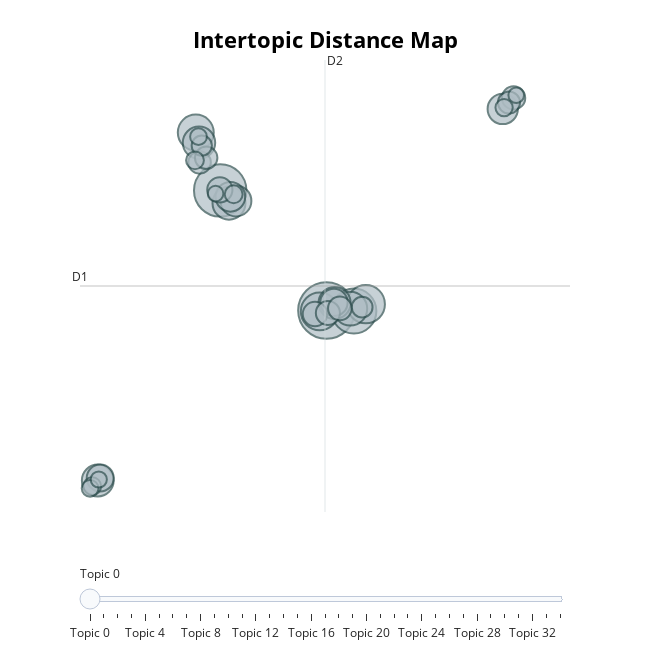

This figure's notebook cell:
### Code cell
model_ec.visualize_topics()

### Figure 1 — Plotly figure (JSON) as saved in the notebook; plotly's stock layout.template omitted (floating-point values rounded to 4 significant figures)
{"data": [{"customdata": [[0, "gym | equipment | weights | people | machines", 171], [1, "pass | day | pin | code | bought", 147], [2, "rude | staff | manager | member | gym", 108], [3, "class | classes | booked | cancelled | book", 78], [4, "crowded | equipment | enough | busy | many", 76], [5, "fee | joining | code | discount | promo", 69], [6, "rude | staff | manager | extremely | unprofessional", 61], [7, "parking | car | park | fine | fines", 58], [8, "cancel | membership | month | payment | cancelled", 56], [9, "music | loud | classes | noise | hear", 55], [10, "showers | cold | water | freezing | shower", 54], [11, "closed | open | christmas | gym | closing", 51], [12, "toilet | toilets | changing | disgusting | cleaned", 49], [13, "membership | gym | paid | gyms | joining", 47], [14, "people | gym | weights | staff | equipment", 40], [15, "air | conditioning | summer | ac | hot", 39], [16, "pin | sent | give | took | get", 34], [17, "rubbish | go | works | nah | recommend", 32], [18, "worst | ever | puregyms | london | gym", 31], [19, "lockers | stolen | locker | lock | stole", 30], [20, "smell | air | smelly | smells | gym", 29], [21, "email | contact | emailed | emails | unable", 27], [22, "cancel | refund | debit | direct | month", 27], [23, "cleaning | stations | sweat | wipe | machines", 26], [24, "tour | went | staff | session | us", 23], [25, "suspended | account | reason | suspend | email", 22], [26, "app | family | load | change | use", 17], [27, "dkk | customer | pay | payment | amount", 17], [28, "showers | cold | shower | water | hot", 17], [29, "cleaning | stations | towel | spray | machine", 16], [30, "water | last | machine | pay | tap", 15], [31, "payment | contact | sign | took | taken", 15], [32, "cold | shower | showers | temperature | hot", 14], [33, "changing | smells | bad | rooms | smell", 13], [34, "guest | buddy | bay | cardiff | pass", 13]], "hovertemplate": "<b>Topic %{customdata[0]}</b><br>%{customdata[1]}<br>Size: %{customdata[2]}", "legendgroup": "", "marker": {"color": "#B0BEC5", "line": {"color": "DarkSlateGrey", "width": 2}, "size": [171, 147, 108, 78, 76, 69, 61, 58, 56, 55, 54, 51, 49, 47, 40, 39, 34, 32, 31, 30, 29, 27, 27, 26, 23, 22, 17, 17, 17, 16, 15, 15, 14, 13, 13], "sizemode": "area", "sizeref": 0.1069, "symbol": "circle"}, "mode": "markers", "name": "", "orientation": "v", "showlegend": false, "type": "scatter", "x": [9.973, 3.7, 11.59, 12.3, 9.574, 2.258, 11.38, 4.219, 2.449, 10.45, -3.528, 4.629, 20.38, 4.3, 10.42, -3.384, 3.678, 9.297, 10.06, 10.77, 21.02, 2.484, 2.871, 20.75, 12.08, 2.612, 4.496, 2.211, -3.856, 20.46, -3.98, 2.419, -3.468, 21.18, 3.427], "xaxis": "x", "y": [1.143, 8.11, 1.112, 1.509, 1.089, 11.46, 1.25, 7.369, 10.88, 1.579, -8.719, 7.498, 12.83, 7.738, 1.613, -8.575, 8.144, 0.9399, 0.996, 1.266, 13.48, 9.733, 9.997, 13.2, 1.336, 10.71, 7.884, 9.853, -9.047, 12.91, -9.171, 11.23, -8.66, 13.63, 7.922], "yaxis": "y"}], "layout": {"annotations": [{"showarrow": false, "text": "D1", "x": -4.577, "y": 2.563, "yshift": 10}, {"showarrow": false, "text": "D2", "x": 9.887, "xshift": 10, "y": 15.67}], "height": 650, "hoverlabel": {"bgcolor": "white", "font": {"family": "Rockwell", "size": 16}}, "legend": {"itemsizing": "constant", "tracegroupgap": 0}, "margin": {"t": 60}, "shapes": [{"line": {"color": "#CFD8DC", "width": 2}, "type": "line", "x0": 9.887, "x1": 9.887, "y0": -10.55, "y1": 15.67}, {"line": {"color": "#9E9E9E", "width": 2}, "type": "line", "x0": -4.577, "x1": 24.35, "y0": 2.563, "y1": 2.563}], "sliders": [{"active": 0, "pad": {"t": 50}, "steps": [{"args": [{"marker.color": [["red", "#B0BEC5", "#B0BEC5", "#B0BEC5", "#B0BEC5", "#B0BEC5", "#B0BEC5", "#B0BEC5", "#B0BEC5", "#B0BEC5", "#B0BEC5", "#B0BEC5", "#B0BEC5", "#B0BEC5", "#B0BEC5", "#B0BEC5", "#B0BEC5", "#B0BEC5", "#B0BEC5", "#B0BEC5", "#B0BEC5", "#B0BEC5", "#B0BEC5", "#B0BEC5", "#B0BEC5", "#B0BEC5", "#B0BEC5", "#B0BEC5", "#B0BEC5", "#B0BEC5", "#B0BEC5", "#B0BEC5", "#B0BEC5", "#B0BEC5", "#B0BEC5"]]}], "label": "Topic 0", "method": "update"}, {"args": [{"marker.color": [["#B0BEC5", "red", "#B0BEC5", "#B0BEC5", "#B0BEC5", "#B0BEC5", "#B0BEC5", "#B0BEC5", "#B0BEC5", "#B0BEC5", "#B0BEC5", "#B0BEC5", "#B0BEC5", "#B0BEC5", "#B0BEC5", "#B0BEC5", "#B0BEC5", "#B0BEC5", "#B0BEC5", "#B0BEC5", "#B0BEC5", "#B0BEC5", "#B0BEC5", "#B0BEC5", "#B0BEC5", "#B0BEC5", "#B0BEC5", "#B0BEC5", "#B0BEC5", "#B0BEC5", "#B0BEC5", "#B0BEC5", "#B0BEC5", "#B0BEC5", "#B0BEC5"]]}], "label": "Topic 1", "method": "update"}, {"args": [{"marker.color": [["#B0BEC5", "#B0BEC5", "red", "#B0BEC5", "#B0BEC5", "#B0BEC5", "#B0BEC5", "#B0BEC5", "#B0BEC5", "#B0BEC5", "#B0BEC5", "#B0BEC5", "#B0BEC5", "#B0BEC5", "#B0BEC5", "#B0BEC5", "#B0BEC5", "#B0BEC5", "#B0BEC5", "#B0BEC5", "#B0BEC5", "#B0BEC5", "#B0BEC5", "#B0BEC5", "#B0BEC5", "#B0BEC5", "#B0BEC5", "#B0BEC5", "#B0BEC5", "#B0BEC5", "#B0BEC5", "#B0BEC5", "#B0BEC5", "#B0BEC5", "#B0BEC5"]]}], "label": "Topic 2", "method": "update"}, {"args": [{"marker.color": [["#B0BEC5", "#B0BEC5", "#B0BEC5", "red", "#B0BEC5", "#B0BEC5", "#B0BEC5", "#B0BEC5", "#B0BEC5", "#B0BEC5", "#B0BEC5", "#B0BEC5", "#B0BEC5", "#B0BEC5", "#B0BEC5", "#B0BEC5", "#B0BEC5", "#B0BEC5", "#B0BEC5", "#B0BEC5", "#B0BEC5", "#B0BEC5", "#B0BEC5", "#B0BEC5", "#B0BEC5", "#B0BEC5", "#B0BEC5", "#B0BEC5", "#B0BEC5", "#B0BEC5", "#B0BEC5", "#B0BEC5", "#B0BEC5", "#B0BEC5", "#B0BEC5"]]}], "label": "Topic 3", "method": "update"}, {"args": [{"marker.color": [["#B0BEC5", "#B0BEC5", "#B0BEC5", "#B0BEC5", "red", "#B0BEC5", "#B0BEC5", "#B0BEC5", "#B0BEC5", "#B0BEC5", "#B0BEC5", "#B0BEC5", "#B0BEC5", "#B0BEC5", "#B0BEC5", "#B0BEC5", "#B0BEC5", "#B0BEC5", "#B0BEC5", "#B0BEC5", "#B0BEC5", "#B0BEC5", "#B0BEC5", "#B0BEC5", "#B0BEC5", "#B0BEC5", "#B0BEC5", "#B0BEC5", "#B0BEC5", "#B0BEC5", "#B0BEC5", "#B0BEC5", "#B0BEC5", "#B0BEC5", "#B0BEC5"]]}], "label": "Topic 4", "method": "update"}, {"args": [{"marker.color": [["#B0BEC5", "#B0BEC5", "#B0BEC5", "#B0BEC5", "#B0BEC5", "red", "#B0BEC5", "#B0BEC5", "#B0BEC5", "#B0BEC5", "#B0BEC5", "#B0BEC5", "#B0BEC5", "#B0BEC5", "#B0BEC5", "#B0BEC5", "#B0BEC5", "#B0BEC5", "#B0BEC5", "#B0BEC5", "#B0BEC5", "#B0BEC5", "#B0BEC5", "#B0BEC5", "#B0BEC5", "#B0BEC5", "#B0BEC5", "#B0BEC5", "#B0BEC5", "#B0BEC5", "#B0BEC5", "#B0BEC5", "#B0BEC5", "#B0BEC5", "#B0BEC5"]]}], "label": "Topic 5", "method": "update"}, {"args": [{"marker.color": [["#B0BEC5", "#B0BEC5", "#B0BEC5", "#B0BEC5", "#B0BEC5", "#B0BEC5", "red", "#B0BEC5", "#B0BEC5", "#B0BEC5", "#B0BEC5", "#B0BEC5", "#B0BEC5", "#B0BEC5", "#B0BEC5", "#B0BEC5", "#B0BEC5", "#B0BEC5", "#B0BEC5", "#B0BEC5", "#B0BEC5", "#B0BEC5", "#B0BEC5", "#B0BEC5", "#B0BEC5", "#B0BEC5", "#B0BEC5", "#B0BEC5", "#B0BEC5", "#B0BEC5", "#B0BEC5", "#B0BEC5", "#B0BEC5", "#B0BEC5", "#B0BEC5"]]}], "label": "Topic 6", "method": "update"}, {"args": [{"marker.color": [["#B0BEC5", "#B0BEC5", "#B0BEC5", "#B0BEC5", "#B0BEC5", "#B0BEC5", "#B0BEC5", "red", "#B0BEC5", "#B0BEC5", "#B0BEC5", "#B0BEC5", "#B0BEC5", "#B0BEC5", "#B0BEC5", "#B0BEC5", "#B0BEC5", "#B0BEC5", "#B0BEC5", "#B0BEC5", "#B0BEC5", "#B0BEC5", "#B0BEC5", "#B0BEC5", "#B0BEC5", "#B0BEC5", "#B0BEC5", "#B0BEC5", "#B0BEC5", "#B0BEC5", "#B0BEC5", "#B0BEC5", "#B0BEC5", "#B0BEC5", "#B0BEC5"]]}], "label": "Topic 7", "method": "update"}, {"args": [{"marker.color": [["#B0BEC5", "#B0BEC5", "#B0BEC5", "#B0BEC5", "#B0BEC5", "#B0BEC5", "#B0BEC5", "#B0BEC5", "red", "#B0BEC5", "#B0BEC5", "#B0BEC5", "#B0BEC5", "#B0BEC5", "#B0BEC5", "#B0BEC5", "#B0BEC5", "#B0BEC5", "#B0BEC5", "#B0BEC5", "#B0BEC5", "#B0BEC5", "#B0BEC5", "#B0BEC5", "#B0BEC5", "#B0BEC5", "#B0BEC5", "#B0BEC5", "#B0BEC5", "#B0BEC5", "#B0BEC5", "#B0BEC5", "#B0BEC5", "#B0BEC5", "#B0BEC5"]]}], "label": "Topic 8", "method": "update"}, {"args": [{"marker.color": [["#B0BEC5", "#B0BEC5", "#B0BEC5", "#B0BEC5", "#B0BEC5", "#B0BEC5", "#B0BEC5", "#B0BEC5", "#B0BEC5", "red", "#B0BEC5", "#B0BEC5", "#B0BEC5", "#B0BEC5", "#B0BEC5", "#B0BEC5", "#B0BEC5", "#B0BEC5", "#B0BEC5", "#B0BEC5", "#B0BEC5", "#B0BEC5", "#B0BEC5", "#B0BEC5", "#B0BEC5", "#B0BEC5", "#B0BEC5", "#B0BEC5", "#B0BEC5", "#B0BEC5", "#B0BEC5", "#B0BEC5", "#B0BEC5", "#B0BEC5", "#B0BEC5"]]}], "label": "Topic 9", "method": "update"}, {"args": [{"marker.color": [["#B0BEC5", "#B0BEC5", "#B0BEC5", "#B0BEC5", "#B0BEC5", "#B0BEC5", "#B0BEC5", "#B0BEC5", "#B0BEC5", "#B0BEC5", "red", "#B0BEC5", "#B0BEC5", "#B0BEC5", "#B0BEC5", "#B0BEC5", "#B0BEC5", "#B0BEC5", "#B0BEC5", "#B0BEC5", "#B0BEC5", "#B0BEC5", "#B0BEC5", "#B0BEC5", "#B0BEC5", "#B0BEC5", "#B0BEC5", "#B0BEC5", "#B0BEC5", "#B0BEC5", "#B0BEC5", "#B0BEC5", "#B0BEC5", "#B0BEC5", "#B0BEC5"]]}], "label": "Topic 10", "method": "update"}, {"args": [{"marker.color": [["#B0BEC5", "#B0BEC5", "#B0BEC5", "#B0BEC5", "#B0BEC5", "#B0BEC5", "#B0BEC5", "#B0BEC5", "#B0BEC5", "#B0BEC5", "#B0BEC5", "red", "#B0BEC5", "#B0BEC5", "#B0BEC5", "#B0BEC5", "#B0BEC5", "#B0BEC5", "#B0BEC5", "#B0BEC5", "#B0BEC5", "#B0BEC5", "#B0BEC5", "#B0BEC5", "#B0BEC5", "#B0BEC5", "#B0BEC5", "#B0BEC5", "#B0BEC5", "#B0BEC5", "#B0BEC5", "#B0BEC5", "#B0BEC5", "#B0BEC5", "#B0BEC5"]]}], "label": "Topic 11", "method": "update"}, {"args": [{"marker.color": [["#B0BEC5", "#B0BEC5", "#B0BEC5", "#B0BEC5", "#B0BEC5", "#B0BEC5", "#B0BEC5", "#B0BEC5", "#B0BEC5", "#B0BEC5", "#B0BEC5", "#B0BEC5", "red", "#B0BEC5", "#B0BEC5", "#B0BEC5", "#B0BEC5", "#B0BEC5", "#B0BEC5", "#B0BEC5", "#B0BEC5", "#B0BEC5", "#B0BEC5", "#B0BEC5", "#B0BEC5", "#B0BEC5", "#B0BEC5", "#B0BEC5", "#B0BEC5", "#B0BEC5", "#B0BEC5", "#B0BEC5", "#B0BEC5", "#B0BEC5", "#B0BEC5"]]}], "label": "Topic 12", "method": "update"}, {"args": [{"marker.color": [["#B0BEC5", "#B0BEC5", "#B0BEC5", "#B0BEC5", "#B0BEC5", "#B0BEC5", "#B0BEC5", "#B0BEC5", "#B0BEC5", "#B0BEC5", "#B0BEC5", "#B0BEC5", "#B0BEC5", "red", "#B0BEC5", "#B0BEC5", "#B0BEC5", "#B0BEC5", "#B0BEC5", "#B0BEC5", "#B0BEC5", "#B0BEC5", "#B0BEC5", "#B0BEC5", "#B0BEC5", "#B0BEC5", "#B0BEC5", "#B0BEC5", "#B0BEC5", "#B0BEC5", "#B0BEC5", "#B0BEC5", "#B0BEC5", "#B0BEC5", "#B0BEC5"]]}], "label": "Topic 13", "method": "update"}, {"args": [{"marker.color": [["#B0BEC5", "#B0BEC5", "#B0BEC5", "#B0BEC5", "#B0BEC5", "#B0BEC5", "#B0BEC5", "#B0BEC5", "#B0BEC5", "#B0BEC5", "#B0BEC5", "#B0BEC5", "#B0BEC5", "#B0BEC5", "red", "#B0BEC5", "#B0BEC5", "#B0BEC5", "#B0BEC5", "#B0BEC5", "#B0BEC5", "#B0BEC5", "#B0BEC5", "#B0BEC5", "#B0BEC5", "#B0BEC5", "#B0BEC5", "#B0BEC5", "#B0BEC5", "#B0BEC5", "#B0BEC5", "#B0BEC5", "#B0BEC5", "#B0BEC5", "#B0BEC5"]]}], "label": "Topic 14", "method": "update"}, {"args": [{"marker.color": [["#B0BEC5", "#B0BEC5", "#B0BEC5", "#B0BEC5", "#B0BEC5", "#B0BEC5", "#B0BEC5", "#B0BEC5", "#B0BEC5", "#B0BEC5", "#B0BEC5", "#B0BEC5", "#B0BEC5", "#B0BEC5", "#B0BEC5", "red", "#B0BEC5", "#B0BEC5", "#B0BEC5", "#B0BEC5", "#B0BEC5", "#B0BEC5", "#B0BEC5", "#B0BEC5", "#B0BEC5", "#B0BEC5", "#B0BEC5", "#B0BEC5", "#B0BEC5", "#B0BEC5", "#B0BEC5", "#B0BEC5", "#B0BEC5", "#B0BEC5", "#B0BEC5"]]}], "label": "Topic 15", "method": "update"}, {"args": [{"marker.color": [["#B0BEC5", "#B0BEC5", "#B0BEC5", "#B0BEC5", "#B0BEC5", "#B0BEC5", "#B0BEC5", "#B0BEC5", "#B0BEC5", "#B0BEC5", "#B0BEC5", "#B0BEC5", "#B0BEC5", "#B0BEC5", "#B0BEC5", "#B0BEC5", "red", "#B0BEC5", "#B0BEC5", "#B0BEC5", "#B0BEC5", "#B0BEC5", "#B0BEC5", "#B0BEC5", "#B0BEC5", "#B0BEC5", "#B0BEC5", "#B0BEC5", "#B0BEC5", "#B0BEC5", "#B0BEC5", "#B0BEC5", "#B0BEC5", "#B0BEC5", "#B0BEC5"]]}], "label": "Topic 16", "method": "update"}, {"args": [{"marker.color": [["#B0BEC5", "#B0BEC5", "#B0BEC5", "#B0BEC5", "#B0BEC5", "#B0BEC5", "#B0BEC5", "#B0BEC5", "#B0BEC5", "#B0BEC5", "#B0BEC5", "#B0BEC5", "#B0BEC5", "#B0BEC5", "#B0BEC5", "#B0BEC5", "#B0BEC5", "red", "#B0BEC5", "#B0BEC5", "#B0BEC5", "#B0BEC5", "#B0BEC5", "#B0BEC5", "#B0BEC5", "#B0BEC5", "#B0BEC5", "#B0BEC5", "#B0BEC5", "#B0BEC5", "#B0BEC5", "#B0BEC5", "#B0BEC5", "#B0BEC5", "#B0BEC5"]]}], "label": "Topic 17", "method": "update"}, {"args": [{"marker.color": [["#B0BEC5", "#B0BEC5", "#B0BEC5", "#B0BEC5", "#B0BEC5", "#B0BEC5", "#B0BEC5", "#B0BEC5", "#B0BEC5", "#B0BEC5", "#B0BEC5", "#B0BEC5", "#B0BEC5", "#B0BEC5", "#B0BEC5", "#B0BEC5", "#B0BEC5", "#B0BEC5", "red", "#B0BEC5", "#B0BEC5", "#B0BEC5", "#B0BEC5", "#B0BEC5", "#B0BEC5", "#B0BEC5", "#B0BEC5", "#B0BEC5", "#B0BEC5", "#B0BEC5", "#B0BEC5", "#B0BEC5", "#B0BEC5", "#B0BEC5", "#B0BEC5"]]}], "label": "Topic 18", "method": "update"}, {"args": [{"marker.color": [["#B0BEC5", "#B0BEC5", "#B0BEC5", "#B0BEC5", "#B0BEC5", "#B0BEC5", "#B0BEC5", "#B0BEC5", "#B0BEC5", "#B0BEC5", "#B0BEC5", "#B0BEC5", "#B0BEC5", "#B0BEC5", "#B0BEC5", "#B0BEC5", "#B0BEC5", "#B0BEC5", "#B0BEC5", "red", "#B0BEC5", "#B0BEC5", "#B0BEC5", "#B0BEC5", "#B0BEC5", "#B0BEC5", "#B0BEC5", "#B0BEC5", "#B0BEC5", "#B0BEC5", "#B0BEC5", "#B0BEC5", "#B0BEC5", "#B0BEC5", "#B0BEC5"]]}], "label": "Topic 19", "method": "update"}, {"args": [{"marker.color": [["#B0BEC5", "#B0BEC5", "#B0BEC5", "#B0BEC5", "#B0BEC5", "#B0BEC5", "#B0BEC5", "#B0BEC5", "#B0BEC5", "#B0BEC5", "#B0BEC5", "#B0BEC5", "#B0BEC5", "#B0BEC5", "#B0BEC5", "#B0BEC5", "#B0BEC5", "#B0BEC5", "#B0BEC5", "#B0BEC5", "red", "#B0BEC5", "#B0BEC5", "#B0BEC5", "#B0BEC5", "#B0BEC5", "#B0BEC5", "#B0BEC5", "#B0BEC5", "#B0BEC5", "#B0BEC5", "#B0BEC5", "#B0BEC5", "#B0BEC5", "#B0BEC5"]]}], "label": "Topic 20", "method": "update"}, {"args": [{"marker.color": [["#B0BEC5", "#B0BEC5", "#B0BEC5", "#B0BEC5", "#B0BEC5", "#B0BEC5", "#B0BEC5", "#B0BEC5", "#B0BEC5", "#B0BEC5", "#B0BEC5", "#B0BEC5", "#B0BEC5", "#B0BEC5", "#B0BEC5", "#B0BEC5", "#B0BEC5", "#B0BEC5", "#B0BEC5", "#B0BEC5", "#B0BEC5", "red", "#B0BEC5", "#B0BEC5", "#B0BEC5", "#B0BEC5", "#B0BEC5", "#B0BEC5", "#B0BEC5", "#B0BEC5", "#B0BEC5", "#B0BEC5", "#B0BEC5", "#B0BEC5", "#B0BEC5"]]}], "label": "Topic 21", "method": "update"}, {"args": [{"marker.color": [["#B0BEC5", "#B0BEC5", "#B0BEC5", "#B0BEC5", "#B0BEC5", "#B0BEC5", "#B0BEC5", "#B0BEC5", "#B0BEC5", "#B0BEC5", "#B0BEC5", "#B0BEC5", "#B0BEC5", "#B0BEC5", "#B0BEC5", "#B0BEC5", "#B0BEC5", "#B0BEC5", "#B0BEC5", "#B0BEC5", "#B0BEC5", "#B0BEC5", "red", "#B0BEC5", "#B0BEC5", "#B0BEC5", "#B0BEC5", "#B0BEC5", "#B0BEC5", "#B0BEC5", "#B0BEC5", "#B0BEC5", "#B0BEC5", "#B0BEC5", "#B0BEC5"]]}], "label": "Topic 22", "method": "update"}, {"args": [{"marker.color": [["#B0BEC5", "#B0BEC5", "#B0BEC5", "#B0BEC5", "#B0BEC5", "#B0BEC5", "#B0BEC5", "#B0BEC5", "#B0BEC5", "#B0BEC5", "#B0BEC5", "#B0BEC5", "#B0BEC5", "#B0BEC5", "#B0BEC5", "#B0BEC5", "#B0BEC5", "#B0BEC5", "#B0BEC5", "#B0BEC5", "#B0BEC5", "#B0BEC5", "#B0BEC5", "red", "#B0BEC5", "#B0BEC5", "#B0BEC5", "#B0BEC5", "#B0BEC5", "#B0BEC5", "#B0BEC5", "#B0BEC5", "#B0BEC5", "#B0BEC5", "#B0BEC5"]]}], "label": "Topic 23", "method": "update"}, {"args": [{"marker.color": [["#B0BEC5", "#B0BEC5", "#B0BEC5", "#B0BEC5", "#B0BEC5", "#B0BEC5", "#B0BEC5", "#B0BEC5", "#B0BEC5", "#B0BEC5", "#B0BEC5", "#B0BEC5", "#B0BEC5", "#B0BEC5", "#B0BEC5", "#B0BEC5", "#B0BEC5", "#B0BEC5", "#B0BEC5", "#B0BEC5", "#B0BEC5", "#B0BEC5", "#B0BEC5", "#B0BEC5", "red", "#B0BEC5", "#B0BEC5", "#B0BEC5", "#B0BEC5", "#B0BEC5", "#B0BEC5", "#B0BEC5", "#B0BEC5", "#B0BEC5", "#B0BEC5"]]}], "label": "Topic 24", "method": "update"}, {"args": [{"marker.color": [["#B0BEC5", "#B0BEC5", "#B0BEC5", "#B0BEC5", "#B0BEC5", "#B0BEC5", "#B0BEC5", "#B0BEC5", "#B0BEC5", "#B0BEC5", "#B0BEC5", "#B0BEC5", "#B0BEC5", "#B0BEC5", "#B0BEC5", "#B0BEC5", "#B0BEC5", "#B0BEC5", "#B0BEC5", "#B0BEC5", "#B0BEC5", "#B0BEC5", "#B0BEC5", "#B0BEC5", "#B0BEC5", "red", "#B0BEC5", "#B0BEC5", "#B0BEC5", "#B0BEC5", "#B0BEC5", "#B0BEC5", "#B0BEC5", "#B0BEC5", "#B0BEC5"]]}], "label": "Topic 25", "method": "update"}, {"args": [{"marker.color": [["#B0BEC5", "#B0BEC5", "#B0BEC5", "#B0BEC5", "#B0BEC5", "#B0BEC5", "#B0BEC5", "#B0BEC5", "#B0BEC5", "#B0BEC5", "#B0BEC5", "#B0BEC5", "#B0BEC5", "#B0BEC5", "#B0BEC5", "#B0BEC5", "#B0BEC5", "#B0BEC5", "#B0BEC5", "#B0BEC5", "#B0BEC5", "#B0BEC5", "#B0BEC5", "#B0BEC5", "#B0BEC5", "#B0BEC5", "red", "#B0BEC5", "#B0BEC5", "#B0BEC5", "#B0BEC5", "#B0BEC5", "#B0BEC5", "#B0BEC5", "#B0BEC5"]]}], "label": "Topic 26", "method": "update"}, {"args": [{"marker.color": [["#B0BEC5", "#B0BEC5", "#B0BEC5", "#B0BEC5", "#B0BEC5", "#B0BEC5", "#B0BEC5", "#B0BEC5", "#B0BEC5", "#B0BEC5", "#B0BEC5", "#B0BEC5", "#B0BEC5", "#B0BEC5", "#B0BEC5", "#B0BEC5", "#B0BEC5", "#B0BEC5", "#B0BEC5", "#B0BEC5", "#B0BEC5", "#B0BEC5", "#B0BEC5", "#B0BEC5", "#B0BEC5", "#B0BEC5", "#B0BEC5", "red", "#B0BEC5", "#B0BEC5", "#B0BEC5", "#B0BEC5", "#B0BEC5", "#B0BEC5", "#B0BEC5"]]}], "label": "Topic 27", "method": "update"}, {"args": [{"marker.color": [["#B0BEC5", "#B0BEC5", "#B0BEC5", "#B0BEC5", "#B0BEC5", "#B0BEC5", "#B0BEC5", "#B0BEC5", "#B0BEC5", "#B0BEC5", "#B0BEC5", "#B0BEC5", "#B0BEC5", "#B0BEC5", "#B0BEC5", "#B0BEC5", "#B0BEC5", "#B0BEC5", "#B0BEC5", "#B0BEC5", "#B0BEC5", "#B0BEC5", "#B0BEC5", "#B0BEC5", "#B0BEC5", "#B0BEC5", "#B0BEC5", "#B0BEC5", "red", "#B0BEC5", "#B0BEC5", "#B0BEC5", "#B0BEC5", "#B0BEC5", "#B0BEC5"]]}], "label": "Topic 28", "method": "update"}, {"args": [{"marker.color": [["#B0BEC5", "#B0BEC5", "#B0BEC5", "#B0BEC5", "#B0BEC5", "#B0BEC5", "#B0BEC5", "#B0BEC5", "#B0BEC5", "#B0BEC5", "#B0BEC5", "#B0BEC5", "#B0BEC5", "#B0BEC5", "#B0BEC5", "#B0BEC5", "#B0BEC5", "#B0BEC5", "#B0BEC5", "#B0BEC5", "#B0BEC5", "#B0BEC5", "#B0BEC5", "#B0BEC5", "#B0BEC5", "#B0BEC5", "#B0BEC5", "#B0BEC5", "#B0BEC5", "red", "#B0BEC5", "#B0BEC5", "#B0BEC5", "#B0BEC5", "#B0BEC5"]]}], "label": "Topic 29", "method": "update"}, {"args": [{"marker.color": [["#B0BEC5", "#B0BEC5", "#B0BEC5", "#B0BEC5", "#B0BEC5", "#B0BEC5", "#B0BEC5", "#B0BEC5", "#B0BEC5", "#B0BEC5", "#B0BEC5", "#B0BEC5", "#B0BEC5", "#B0BEC5", "#B0BEC5", "#B0BEC5", "#B0BEC5", "#B0BEC5", "#B0BEC5", "#B0BEC5", "#B0BEC5", "#B0BEC5", "#B0BEC5", "#B0BEC5", "#B0BEC5", "#B0BEC5", "#B0BEC5", "#B0BEC5", "#B0BEC5", "#B0BEC5", "red", "#B0BEC5", "#B0BEC5", "#B0BEC5", "#B0BEC5"]]}], "label": "Topic 30", "method": "update"}, {"args": [{"marker.color": [["#B0BEC5", "#B0BEC5", "#B0BEC5", "#B0BEC5", "#B0BEC5", "#B0BEC5", "#B0BEC5", "#B0BEC5", "#B0BEC5", "#B0BEC5", "#B0BEC5", "#B0BEC5", "#B0BEC5", "#B0BEC5", "#B0BEC5", "#B0BEC5", "#B0BEC5", "#B0BEC5", "#B0BEC5", "#B0BEC5", "#B0BEC5", "#B0BEC5", "#B0BEC5", "#B0BEC5", "#B0BEC5", "#B0BEC5", "#B0BEC5", "#B0BEC5", "#B0BEC5", "#B0BEC5", "#B0BEC5", "red", "#B0BEC5", "#B0BEC5", "#B0BEC5"]]}], "label": "Topic 31", "method": "update"}, {"args": [{"marker.color": [["#B0BEC5", "#B0BEC5", "#B0BEC5", "#B0BEC5", "#B0BEC5", "#B0BEC5", "#B0BEC5", "#B0BEC5", "#B0BEC5", "#B0BEC5", "#B0BEC5", "#B0BEC5", "#B0BEC5", "#B0BEC5", "#B0BEC5", "#B0BEC5", "#B0BEC5", "#B0BEC5", "#B0BEC5", "#B0BEC5", "#B0BEC5", "#B0BEC5", "#B0BEC5", "#B0BEC5", "#B0BEC5", "#B0BEC5", "#B0BEC5", "#B0BEC5", "#B0BEC5", "#B0BEC5", "#B0BEC5", "#B0BEC5", "red", "#B0BEC5", "#B0BEC5"]]}], "label": "Topic 32", "method": "update"}, {"args": [{"marker.color": [["#B0BEC5", "#B0BEC5", "#B0BEC5", "#B0BEC5", "#B0BEC5", "#B0BEC5", "#B0BEC5", "#B0BEC5", "#B0BEC5", "#B0BEC5", "#B0BEC5", "#B0BEC5", "#B0BEC5", "#B0BEC5", "#B0BEC5", "#B0BEC5", "#B0BEC5", "#B0BEC5", "#B0BEC5", "#B0BEC5", "#B0BEC5", "#B0BEC5", "#B0BEC5", "#B0BEC5", "#B0BEC5", "#B0BEC5", "#B0BEC5", "#B0BEC5", "#B0BEC5", "#B0BEC5", "#B0BEC5", "#B0BEC5", "#B0BEC5", "red", "#B0BEC5"]]}], "label": "Topic 33", "method": "update"}, {"args": [{"marker.color": [["#B0BEC5", "#B0BEC5", "#B0BEC5", "#B0BEC5", "#B0BEC5", "#B0BEC5", "#B0BEC5", "#B0BEC5", "#B0BEC5", "#B0BEC5", "#B0BEC5", "#B0BEC5", "#B0BEC5", "#B0BEC5", "#B0BEC5", "#B0BEC5", "#B0BEC5", "#B0BEC5", "#B0BEC5", "#B0BEC5", "#B0BEC5", "#B0BEC5", "#B0BEC5", "#B0BEC5", "#B0BEC5", "#B0BEC5", "#B0BEC5", "#B0BEC5", "#B0BEC5", "#B0BEC5", "#B0BEC5", "#B0BEC5", "#B0BEC5", "#B0BEC5", "red"]]}], "label": "Topic 34", "method": "update"}]}], "title": {"font": {"color": "Black", "size": 22}, "text": "<b>Intertopic Distance Map</b>", "x": 0.5, "xanchor": "center", "y": 0.95, "yanchor": "top"}, "width": 650, "xaxis": {"anchor": "y", "domain": [0, 1], "range": [-4.577, 24.35], "title": {"text": ""}, "visible": false}, "yaxis": {"anchor": "x", "domain": [0, 1], "range": [-10.55, 15.67], "title": {"text": ""}, "visible": false}}}
